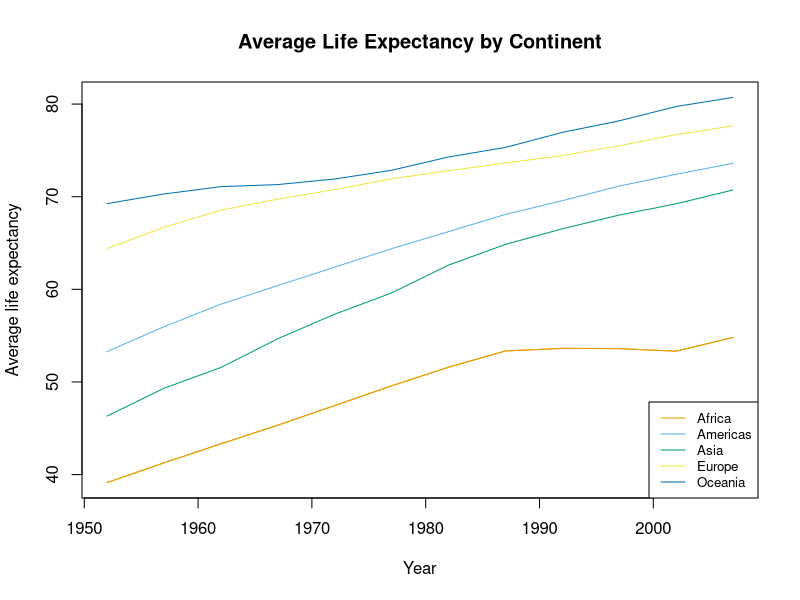

Reproduce this figure in R.
# analysis.R
# Simple reproducible analysis using the Gapminder dataset

# Create output folder if it does not exist
if (!dir.exists("output")) {
  dir.create("output")
}

# Load data
gapminder <- read.csv("data/raw/gapminder.csv")

# Basic summary: average life expectancy by continent and year
summary_data <- aggregate(
  lifeExp ~ continent + year,
  data = gapminder,
  FUN = mean
)

# Save summary table
write.csv(
  summary_data,
  "output/average_life_expectancy_by_continent.csv",
  row.names = FALSE
)

# Create plot
png(
  filename = "output/life_expectancy_by_continent.png",
  width = 900,
  height = 600
)

continents <- unique(summary_data$continent)
## A color-blind safe color palette
okabe_ito <- c("#E69F00", "#56B4E9", "#009E73", "#F0E442",
               "#0072B2", "#D55E00", "#CC79A7", "#000000")

plot(
  summary_data$year[summary_data$continent == continents[1]],
  summary_data$lifeExp[summary_data$continent == continents[1]],
  type = "l",
  ylim = range(summary_data$lifeExp),
  xlab = "Year",
  ylab = "Average life expectancy",
  main = "Average Life Expectancy by Continent",
  col = okabe_ito[1]
)

for (i in seq_along(continents)) {
  lines(
    summary_data$year[summary_data$continent == continents[i]],
    summary_data$lifeExp[summary_data$continent == continents[i]],
    col = okabe_ito[i]
  )
}

legend(
  "bottomright",
  legend = continents,
  lty = 1,
  cex = 0.8,
  col = okabe_ito[seq_along(continents)]
)

dev.off()

# Print message
cat("Analysis completed. Results saved in the output folder.\n")
